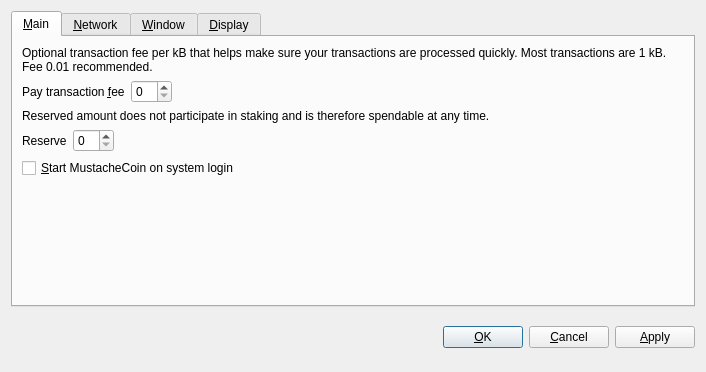
<?xml version="1.0" encoding="UTF-8"?>
<ui version="4.0">
 <class>OptionsDialog</class>
 <widget class="QDialog" name="OptionsDialog">
  <property name="geometry">
   <rect>
    <x>0</x>
    <y>0</y>
    <width>706</width>
    <height>372</height>
   </rect>
  </property>
  <property name="windowTitle">
   <string>Options</string>
  </property>
  <property name="styleSheet">
   <string notr="true">background-image: url(:/images/bg2);</string>
  </property>
  <property name="modal">
   <bool>true</bool>
  </property>
  <layout class="QVBoxLayout" name="verticalLayout">
   <item>
    <widget class="QTabWidget" name="tabWidget">
     <property name="tabPosition">
      <enum>QTabWidget::North</enum>
     </property>
     <property name="currentIndex">
      <number>0</number>
     </property>
     <widget class="QWidget" name="tabMain">
      <attribute name="title">
       <string>&amp;Main</string>
      </attribute>
      <layout class="QVBoxLayout" name="verticalLayout_Main">
       <item>
        <widget class="QLabel" name="transactionFeeInfoLabel">
         <property name="text">
          <string>Optional transaction fee per kB that helps make sure your transactions are processed quickly. Most transactions are 1 kB. Fee 0.01 recommended.</string>
         </property>
         <property name="textFormat">
          <enum>Qt::PlainText</enum>
         </property>
         <property name="wordWrap">
          <bool>true</bool>
         </property>
        </widget>
       </item>
       <item>
        <layout class="QHBoxLayout" name="horizontalLayoutFee">
         <item>
          <widget class="QLabel" name="transactionFeeLabel">
           <property name="text">
            <string>Pay transaction &amp;fee</string>
           </property>
           <property name="textFormat">
            <enum>Qt::PlainText</enum>
           </property>
           <property name="buddy">
            <cstring>transactionFee</cstring>
           </property>
          </widget>
         </item>
         <item>
          <widget class="BitcoinAmountField" name="transactionFee"/>
         </item>
         <item>
          <spacer name="horizontalSpacerFee">
           <property name="orientation">
            <enum>Qt::Horizontal</enum>
           </property>
           <property name="sizeHint" stdset="0">
            <size>
             <width>40</width>
             <height>20</height>
            </size>
           </property>
          </spacer>
         </item>
        </layout>
       </item>
       <item>
        <widget class="QLabel" name="reserveBalanceInfoLabel">
         <property name="text">
          <string>Reserved amount does not participate in staking and is therefore spendable at any time.</string>
         </property>
         <property name="textFormat">
          <enum>Qt::PlainText</enum>
         </property>
         <property name="wordWrap">
          <bool>true</bool>
         </property>
        </widget>
       </item>
       <item>
        <layout class="QHBoxLayout" name="horizontalLayoutReserveBalance">
         <item>
          <widget class="QLabel" name="reserveBalanceLabel">
           <property name="text">
            <string>Reserve</string>
           </property>
           <property name="textFormat">
            <enum>Qt::PlainText</enum>
           </property>
           <property name="buddy">
            <cstring>reserveBalance</cstring>
           </property>
          </widget>
         </item>
         <item>
          <widget class="BitcoinAmountField" name="reserveBalance"/>
         </item>
         <item>
          <spacer name="horizontalSpacerReserveBalance">
           <property name="orientation">
            <enum>Qt::Horizontal</enum>
           </property>
           <property name="sizeHint" stdset="0">
            <size>
             <width>40</width>
             <height>20</height>
            </size>
           </property>
          </spacer>
         </item>
        </layout>
       </item>
       <item>
        <widget class="QCheckBox" name="bitcoinAtStartup">
         <property name="toolTip">
          <string>Automatically start MustacheCoin after logging in to the system.</string>
         </property>
         <property name="text">
          <string>&amp;Start MustacheCoin on system login</string>
         </property>
        </widget>
       </item>
       <item>
        <spacer name="verticalSpacer_Main">
         <property name="orientation">
          <enum>Qt::Vertical</enum>
         </property>
         <property name="sizeHint" stdset="0">
          <size>
           <width>20</width>
           <height>40</height>
          </size>
         </property>
        </spacer>
       </item>
      </layout>
     </widget>
     <widget class="QWidget" name="tabNetwork">
      <attribute name="title">
       <string>&amp;Network</string>
      </attribute>
      <layout class="QVBoxLayout" name="verticalLayout_Network">
       <item>
        <widget class="QCheckBox" name="mapPortUpnp">
         <property name="toolTip">
          <string>Automatically open the MustacheCoin client port on the router. This only works when your router supports UPnP and it is enabled.</string>
         </property>
         <property name="text">
          <string>Map port using &amp;UPnP</string>
         </property>
        </widget>
       </item>
       <item>
        <widget class="QCheckBox" name="connectSocks">
         <property name="toolTip">
          <string>Connect to the MustacheCoin network through a SOCKS proxy (e.g. when connecting through Tor).</string>
         </property>
         <property name="text">
          <string>&amp;Connect through SOCKS proxy:</string>
         </property>
        </widget>
       </item>
       <item>
        <layout class="QHBoxLayout" name="horizontalLayout_Network">
         <item>
          <widget class="QLabel" name="proxyIpLabel">
           <property name="text">
            <string>Proxy &amp;IP:</string>
           </property>
           <property name="textFormat">
            <enum>Qt::PlainText</enum>
           </property>
           <property name="buddy">
            <cstring>proxyIp</cstring>
           </property>
          </widget>
         </item>
         <item>
          <widget class="QValidatedLineEdit" name="proxyIp">
           <property name="maximumSize">
            <size>
             <width>140</width>
             <height>16777215</height>
            </size>
           </property>
           <property name="toolTip">
            <string>IP address of the proxy (e.g. 127.0.0.1)</string>
           </property>
          </widget>
         </item>
         <item>
          <widget class="QLabel" name="proxyPortLabel">
           <property name="text">
            <string>&amp;Port:</string>
           </property>
           <property name="textFormat">
            <enum>Qt::PlainText</enum>
           </property>
           <property name="buddy">
            <cstring>proxyPort</cstring>
           </property>
          </widget>
         </item>
         <item>
          <widget class="QLineEdit" name="proxyPort">
           <property name="maximumSize">
            <size>
             <width>55</width>
             <height>16777215</height>
            </size>
           </property>
           <property name="toolTip">
            <string>Port of the proxy (e.g. 9050)</string>
           </property>
          </widget>
         </item>
         <item>
          <widget class="QLabel" name="socksVersionLabel">
           <property name="text">
            <string>SOCKS &amp;Version:</string>
           </property>
           <property name="textFormat">
            <enum>Qt::PlainText</enum>
           </property>
           <property name="buddy">
            <cstring>socksVersion</cstring>
           </property>
          </widget>
         </item>
         <item>
          <widget class="QValueComboBox" name="socksVersion">
           <property name="toolTip">
            <string>SOCKS version of the proxy (e.g. 5)</string>
           </property>
          </widget>
         </item>
         <item>
          <spacer name="horizontalSpacer_Network">
           <property name="orientation">
            <enum>Qt::Horizontal</enum>
           </property>
           <property name="sizeHint" stdset="0">
            <size>
             <width>40</width>
             <height>20</height>
            </size>
           </property>
          </spacer>
         </item>
        </layout>
       </item>
       <item>
        <spacer name="verticalSpacer_Network">
         <property name="orientation">
          <enum>Qt::Vertical</enum>
         </property>
         <property name="sizeHint" stdset="0">
          <size>
           <width>20</width>
           <height>40</height>
          </size>
         </property>
        </spacer>
       </item>
      </layout>
     </widget>
     <widget class="QWidget" name="tabWindow">
      <attribute name="title">
       <string>&amp;Window</string>
      </attribute>
      <layout class="QVBoxLayout" name="verticalLayout_Window">
       <item>
        <widget class="QCheckBox" name="minimizeToTray">
         <property name="toolTip">
          <string>Show only a tray icon after minimizing the window.</string>
         </property>
         <property name="text">
          <string>&amp;Minimize to the tray instead of the taskbar</string>
         </property>
        </widget>
       </item>
       <item>
        <widget class="QCheckBox" name="minimizeOnClose">
         <property name="toolTip">
          <string>Minimize instead of exit the application when the window is closed. When this option is enabled, the application will be closed only after selecting Quit in the menu.</string>
         </property>
         <property name="text">
          <string>M&amp;inimize on close</string>
         </property>
        </widget>
       </item>
       <item>
        <spacer name="verticalSpacer_Window">
         <property name="orientation">
          <enum>Qt::Vertical</enum>
         </property>
         <property name="sizeHint" stdset="0">
          <size>
           <width>20</width>
           <height>40</height>
          </size>
         </property>
        </spacer>
       </item>
      </layout>
     </widget>
     <widget class="QWidget" name="tabDisplay">
      <attribute name="title">
       <string>&amp;Display</string>
      </attribute>
      <layout class="QVBoxLayout" name="verticalLayout_Display">
       <item>
        <layout class="QHBoxLayout" name="horizontalLayout_1_Display">
         <item>
          <widget class="QLabel" name="langLabel">
           <property name="text">
            <string>User Interface &amp;language:</string>
           </property>
           <property name="textFormat">
            <enum>Qt::PlainText</enum>
           </property>
           <property name="buddy">
            <cstring>lang</cstring>
           </property>
          </widget>
         </item>
         <item>
          <widget class="QValueComboBox" name="lang">
           <property name="toolTip">
            <string>The user interface language can be set here. This setting will take effect after restarting MustacheCoin.</string>
           </property>
          </widget>
         </item>
        </layout>
       </item>
       <item>
        <layout class="QHBoxLayout" name="horizontalLayout_2_Display">
         <item>
          <widget class="QLabel" name="unitLabel">
           <property name="text">
            <string>&amp;Unit to show amounts in:</string>
           </property>
           <property name="textFormat">
            <enum>Qt::PlainText</enum>
           </property>
           <property name="buddy">
            <cstring>unit</cstring>
           </property>
          </widget>
         </item>
         <item>
          <widget class="QValueComboBox" name="unit">
           <property name="toolTip">
            <string>Choose the default subdivision unit to show in the interface and when sending coins.</string>
           </property>
          </widget>
         </item>
        </layout>
       </item>
       <item>
        <widget class="QCheckBox" name="displayAddresses">
         <property name="toolTip">
          <string>Whether to show MustacheCoin addresses in the transaction list or not.</string>
         </property>
         <property name="text">
          <string>&amp;Display addresses in transaction list</string>
         </property>
        </widget>
       </item>
       <item>
        <widget class="QCheckBox" name="coinControlFeatures">
         <property name="toolTip">
          <string>Whether to show coin control features or not.</string>
         </property>
         <property name="text">
          <string>Display coin &amp;control features (experts only!)</string>
         </property>
        </widget>
       </item>
       <item>
        <spacer name="verticalSpacer_Display">
         <property name="orientation">
          <enum>Qt::Vertical</enum>
         </property>
         <property name="sizeHint" stdset="0">
          <size>
           <width>20</width>
           <height>40</height>
          </size>
         </property>
        </spacer>
       </item>
      </layout>
     </widget>
    </widget>
   </item>
   <item>
    <layout class="QHBoxLayout" name="horizontalLayout_Buttons">
     <item>
      <spacer name="horizontalSpacer_1">
       <property name="orientation">
        <enum>Qt::Horizontal</enum>
       </property>
       <property name="sizeHint" stdset="0">
        <size>
         <width>40</width>
         <height>48</height>
        </size>
       </property>
      </spacer>
     </item>
     <item>
      <widget class="QLabel" name="statusLabel">
       <property name="font">
        <font>
         <weight>75</weight>
         <bold>true</bold>
        </font>
       </property>
       <property name="text">
        <string/>
       </property>
       <property name="textFormat">
        <enum>Qt::PlainText</enum>
       </property>
       <property name="wordWrap">
        <bool>true</bool>
       </property>
      </widget>
     </item>
     <item>
      <spacer name="horizontalSpacer_2">
       <property name="orientation">
        <enum>Qt::Horizontal</enum>
       </property>
       <property name="sizeHint" stdset="0">
        <size>
         <width>40</width>
         <height>48</height>
        </size>
       </property>
      </spacer>
     </item>
     <item>
      <widget class="QPushButton" name="okButton">
       <property name="text">
        <string>&amp;OK</string>
       </property>
      </widget>
     </item>
     <item>
      <widget class="QPushButton" name="cancelButton">
       <property name="text">
        <string>&amp;Cancel</string>
       </property>
       <property name="autoDefault">
        <bool>false</bool>
       </property>
      </widget>
     </item>
     <item>
      <widget class="QPushButton" name="applyButton">
       <property name="text">
        <string>&amp;Apply</string>
       </property>
       <property name="autoDefault">
        <bool>false</bool>
       </property>
      </widget>
     </item>
    </layout>
   </item>
  </layout>
 </widget>
 <customwidgets>
  <customwidget>
   <class>BitcoinAmountField</class>
   <extends>QSpinBox</extends>
   <header>bitcoinamountfield.h</header>
  </customwidget>
  <customwidget>
   <class>QValueComboBox</class>
   <extends>QComboBox</extends>
   <header>qvaluecombobox.h</header>
  </customwidget>
  <customwidget>
   <class>QValidatedLineEdit</class>
   <extends>QLineEdit</extends>
   <header>qvalidatedlineedit.h</header>
  </customwidget>
 </customwidgets>
 <resources/>
 <connections/>
</ui>
